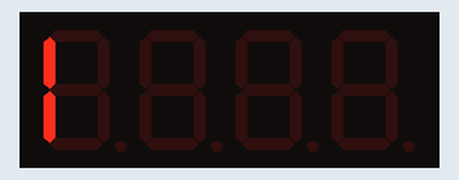
Recording of a sketch running on a simulated Arduino Uno, built with avr-gcc and run on an emulated ATmega328P. On the bench: 4-digit seven-segment display.

Above: at 0.1 s.
At 1.1 s:
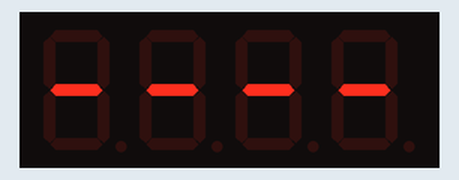
At 2.1 s:
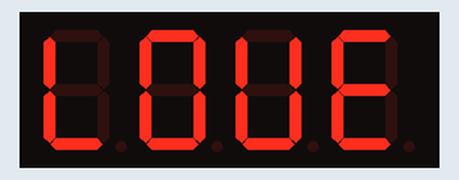
At 4.1 s:
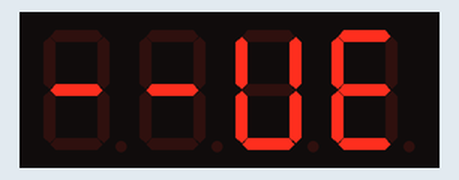
At 7.2 s:
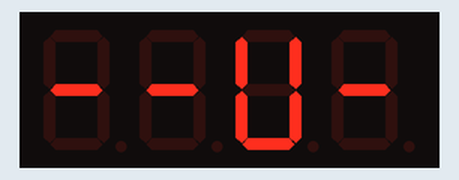
At 9.2 s:
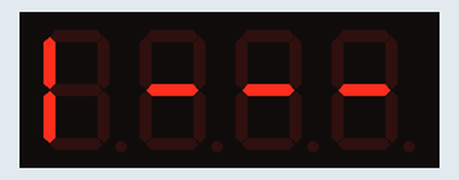

The sketch:

I_LOVE_U.ino
```cpp
#include <TM1637Display.h>

#define CLK 2
#define DIO 3

TM1637Display display(CLK, DIO);

const uint8_t i[] = { SEG_E | SEG_F };        // Representación de la letra 'I'
const uint8_t love[] = { SEG_E | SEG_F | SEG_D, SEG_A | SEG_F | SEG_E | SEG_D |SEG_C | SEG_B, SEG_F | SEG_E | SEG_D |SEG_C | SEG_B, SEG_A | SEG_F | SEG_E | SEG_D | SEG_G };  // Representación de la palabra 'LOVE'
const uint8_t u[] = { SEG_F | SEG_E | SEG_D |SEG_C | SEG_B };  // Representación de la letra 'U'

const uint8_t clear[] = {SEG_G,SEG_G,SEG_G,SEG_G};

void setup() {
  display.setBrightness(5);
}

void loop() {
  display.setSegments(i,1, 0);        // Muestra la letra 'I'
  delay(1000);

  display.setSegments(clear, 4, 0);        // Muestra nada
  delay(1000);

  display.setSegments(love, 4, 0);     // Muestra la palabra 'LOVE'
  delay(1000);

  display.setSegments(clear, 1, 0);        // Muestra nada
  delay(1000);
  display.setSegments(clear, 1, 1);        // Muestra nada
  delay(1000);
  display.setSegments(clear, 1, 2);        // Muestra nada
  delay(1000);
  display.setSegments(clear, 1, 3);        // Muestra nada
  delay(1000);

  display.setSegments(u, 1, 2);        // Muestra la letra 'U'
  delay(1000);

  display.setSegments(clear, 4, 0);        // Muestra nada
  delay(1000);

}
```

Measured:
- by itself, everything shown: repeats every 9.1 s, in 9 steps
- what the display in image 1 shows lasts 1.1 s, from 1.0 s to 2.1 s
